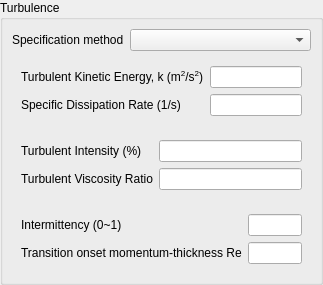
<?xml version="1.0" encoding="UTF-8"?>
<ui version="4.0">
 <class>turbulenceKOmegaWidget</class>
 <widget class="QWidget" name="turbulenceKOmegaWidget">
  <property name="geometry">
   <rect>
    <x>0</x>
    <y>0</y>
    <width>323</width>
    <height>280</height>
   </rect>
  </property>
  <property name="windowTitle">
   <string>Form</string>
  </property>
  <layout class="QVBoxLayout" name="verticalLayout_2">
   <property name="leftMargin">
    <number>0</number>
   </property>
   <property name="topMargin">
    <number>0</number>
   </property>
   <property name="rightMargin">
    <number>0</number>
   </property>
   <property name="bottomMargin">
    <number>0</number>
   </property>
   <item>
    <widget class="QGroupBox" name="groupBox">
     <property name="title">
      <string>Turbulence</string>
     </property>
     <layout class="QVBoxLayout" name="verticalLayout">
      <property name="leftMargin">
       <number>9</number>
      </property>
      <property name="topMargin">
       <number>9</number>
      </property>
      <property name="rightMargin">
       <number>9</number>
      </property>
      <property name="bottomMargin">
       <number>9</number>
      </property>
      <item>
       <widget class="QWidget" name="widget" native="true">
        <layout class="QFormLayout" name="formLayout_2">
         <property name="leftMargin">
          <number>0</number>
         </property>
         <property name="topMargin">
          <number>0</number>
         </property>
         <property name="rightMargin">
          <number>0</number>
         </property>
         <property name="bottomMargin">
          <number>0</number>
         </property>
         <item row="0" column="0">
          <widget class="QLabel" name="label">
           <property name="text">
            <string>Specification method</string>
           </property>
          </widget>
         </item>
         <item row="0" column="1">
          <widget class="PythonComboBox" name="specificationMethod"/>
         </item>
        </layout>
       </widget>
      </item>
      <item>
       <widget class="QWidget" name="kAndOmega" native="true">
        <layout class="QFormLayout" name="formLayout_4">
         <item row="0" column="0">
          <widget class="QLabel" name="label_2">
           <property name="text">
            <string>Turbulent Kinetic Energy, k (m&lt;sup&gt;2&lt;/sup&gt;/s&lt;sup&gt;2&lt;/sup&gt;)</string>
           </property>
          </widget>
         </item>
         <item row="0" column="1">
          <widget class="QLineEdit" name="turbulentKineticEnergy"/>
         </item>
         <item row="1" column="0">
          <widget class="QLabel" name="label_3">
           <property name="text">
            <string>Specific Dissipation Rate (1/s)</string>
           </property>
          </widget>
         </item>
         <item row="1" column="1">
          <widget class="QLineEdit" name="specificDissipationRate"/>
         </item>
        </layout>
       </widget>
      </item>
      <item>
       <widget class="QWidget" name="intensityAndViscocityRatio" native="true">
        <layout class="QFormLayout" name="formLayout_3">
         <item row="0" column="0">
          <widget class="QLabel" name="label_4">
           <property name="text">
            <string>Turbulent Intensity (%)</string>
           </property>
          </widget>
         </item>
         <item row="0" column="1">
          <widget class="QLineEdit" name="turbulentIntensity"/>
         </item>
         <item row="1" column="0">
          <widget class="QLabel" name="label_5">
           <property name="text">
            <string>Turbulent Viscosity Ratio</string>
           </property>
          </widget>
         </item>
         <item row="1" column="1">
          <widget class="QLineEdit" name="turbulentViscosityRatio"/>
         </item>
        </layout>
       </widget>
      </item>
      <item>
       <widget class="QWidget" name="transitionSST" native="true">
        <layout class="QFormLayout" name="formLayout_5">
         <item row="0" column="0">
          <widget class="QLabel" name="label_6">
           <property name="text">
            <string>Intermittency (0~1)</string>
           </property>
          </widget>
         </item>
         <item row="0" column="1">
          <widget class="QLineEdit" name="intermittency"/>
         </item>
         <item row="1" column="0">
          <widget class="QLabel" name="label_7">
           <property name="text">
            <string>Transition onset momentum-thickness Re</string>
           </property>
          </widget>
         </item>
         <item row="1" column="1">
          <widget class="QLineEdit" name="momentumThicknessRe"/>
         </item>
        </layout>
       </widget>
      </item>
     </layout>
    </widget>
   </item>
  </layout>
 </widget>
 <customwidgets>
  <customwidget>
   <class>PythonComboBox</class>
   <extends>QComboBox</extends>
   <header location="global">widgets.python_combo_box</header>
  </customwidget>
 </customwidgets>
 <resources/>
 <connections/>
</ui>
